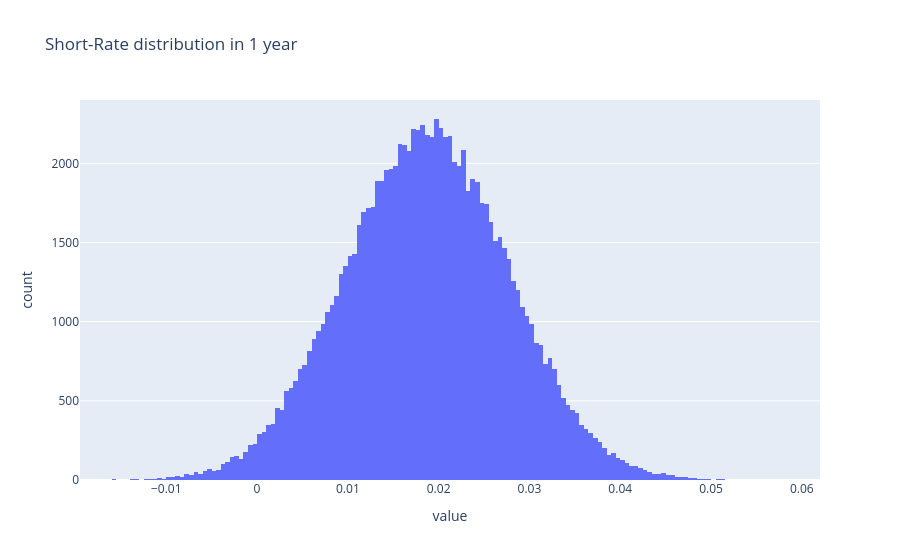

Notebook code for this chart:
### Markdown cell above
***4. Simulation of market-consistent escenarios***

### Code cell
# Update the model with the new parameters
a_opt, sigma_opt = result.x
params = {'a': a_opt, 'sigma':sigma_opt, 'r0': curve.inst_forward_rate(0)}
hw_curve = HullWhiteCurveBuilder(curve, init_params)

# Short-Rate r(t) simulation
r_t = hw_curve.short_rate(t = 1) 
fig = px.histogram(r_t, nbins = 200, title = 'Short-Rate distribution in 1 year')
fig.update_layout(showlegend=False)
fig.show()

### Figure 1 — Plotly figure (JSON) as saved in the notebook; plotly's stock layout.template omitted (floating-point values rounded to 4 significant figures; data arrays with more than 128 entries replaced by an {"elided": "..."} marker saying what was removed)
{"data": [{"alignmentgroup": "True", "bingroup": "x", "hovertemplate": "variable=0<br>value=%{x}<br>count=%{y}<extra></extra>", "legendgroup": "0", "marker": {"color": "#636efa", "pattern": {"shape": ""}}, "name": "0", "nbinsx": 200, "offsetgroup": "0", "orientation": "v", "showlegend": true, "type": "histogram", "x": {"elided": "100000 float values"}, "xaxis": "x", "yaxis": "y"}], "layout": {"barmode": "relative", "legend": {"title": {"text": "variable"}, "tracegroupgap": 0}, "showlegend": false, "title": {"text": "Short-Rate distribution in 1 year"}, "xaxis": {"anchor": "y", "domain": [0, 1], "title": {"text": "value"}}, "yaxis": {"anchor": "x", "domain": [0, 1], "title": {"text": "count"}}}}
